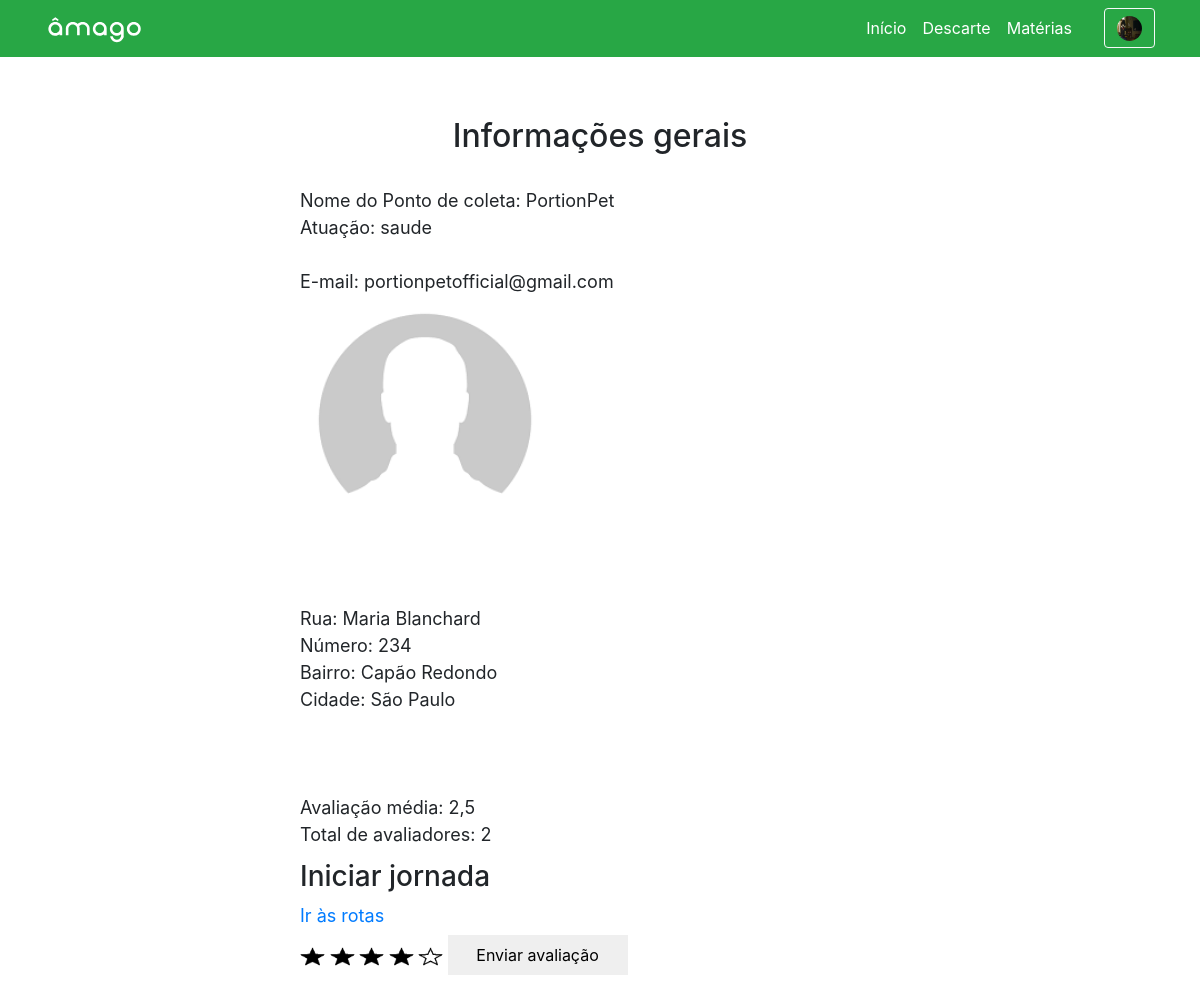
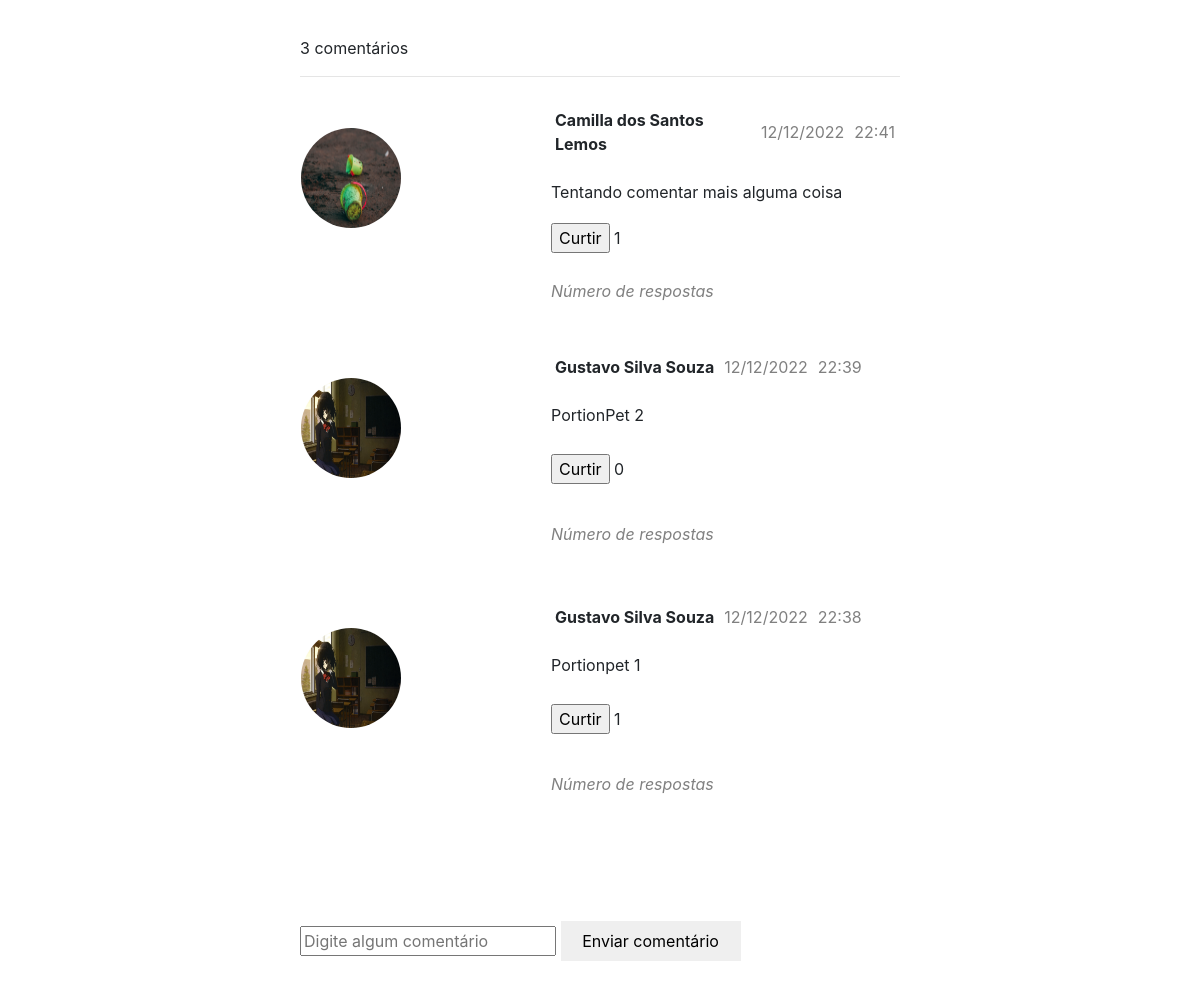
The app's page /apresentacaoPc.php?idPc=2 (signed in) with its own data (2 pictures, top to bottom).
### tables this page shows
CREATE TABLE IF NOT EXISTS `pc` (
  `id` int(11) NOT NULL AUTO_INCREMENT,
  `nome` varchar(60) NOT NULL,
  `email` varchar(50) NOT NULL,
  `senha` varchar(20) NOT NULL,
  `foto` varchar(50) DEFAULT NULL,
  `tipoLixo` varchar(9) NOT NULL,
  `atuacao` varchar(35) NOT NULL,
  `cidade` varchar(40) NOT NULL,
  `bairro` varchar(50) NOT NULL,
  `rua` varchar(50) NOT NULL,
  `numero` int(4) NOT NULL,
  `latitude` decimal(15,12) DEFAULT NULL,
  `longitude` decimal(15,12) DEFAULT NULL,
  `quantidadeAvaliacoes` int(11) NOT NULL DEFAULT '0',
  `id_perfil` int(11) NOT NULL DEFAULT '2',
  PRIMARY KEY (`id`),
  UNIQUE KEY `email` (`email`),
  KEY `fk_perfil_pc` (`id_perfil`)
);

CREATE TABLE IF NOT EXISTS `comentariospc` (
  `id` int(11) NOT NULL AUTO_INCREMENT,
  `comentario` text NOT NULL,
  `curtidas` int(11) NOT NULL DEFAULT '0',
  `data` varchar(10) NOT NULL,
  `hora` varchar(5) NOT NULL,
  `id_usuario` int(11) NOT NULL,
  `id_pc` int(11) NOT NULL,
  PRIMARY KEY (`id`),
  KEY `fk_usuario_comentariosPc` (`id_usuario`),
  KEY `fk_pc_comentariosPc` (`id_pc`)
);

CREATE TABLE IF NOT EXISTS `usuario` (
  `id` int(11) NOT NULL AUTO_INCREMENT,
  `nome` varchar(60) NOT NULL,
  `email` varchar(50) NOT NULL,
  `senha` varchar(20) NOT NULL,
  `foto` varchar(50) DEFAULT NULL,
  `id_perfil` int(11) NOT NULL DEFAULT '1',
  PRIMARY KEY (`id`),
  UNIQUE KEY `email` (`email`),
  KEY `fk_perfil` (`id_perfil`)
);

### php/saibaMais/exibirComentarios.php (called while the page is built)
<?php
	try{
		$host = "localhost"; $username = "root"; $password = "usbw"; $dbName = "amago";
		$conexao = @mysqli_connect($host, $username, $password, $dbName) or die("O banco morreu");
		$sql = "
			SELECT
				c.id, c.comentario, c.curtidas, c.data, c.hora, c.id_usuario, c.id_pc,
				u.id, u.nome, u.foto
			FROM comentariosPc AS c
			INNER JOIN usuario AS u
			ON c.id_usuario = u.id
			WHERE c.id_pc = '$idPc'
			ORDER BY c.id DESC
		";
		$saida = @mysqli_query($conexao, $sql);
		$comentario = $saida -> fetch_all();
	}
	catch(Exception $e){
		echo "Um erro foi encontrado. Por favor, tente novamente.\n\nErro: " . $e->getMessage();
	}
?>

### html/apresentacaoPc.php (the view, shortened to what this page needs)
<?php
	$idPc = $_GET["idPc"];
	$latitudeUsuario = $_GET["latitudeUsuario"];
	$longitudeUsuario = $_GET["longitudeUsuario"];
	$longitudePc = $_GET["longitudePc"];
	$latitudePc = $_GET["latitudePc"];
?>
<!DOCTYPE html>
<html>
	<head>
    <link rel="stylesheet" href="https://stackpath.bootstrapcdn.com/bootstrap/4.1.3/css/bootstrap.min.css">
    <link rel="stylesheet" href="https://use.fontawesome.com/releases/v5.3.1/css/all.css">
    <link rel="stylesheet" type="text/css" href="../css/estilo.css">
	</head>
	<header>
      <nav class="navbar navbar-expand-sm navbar-light bg-success">
        <div class="container">
          <a href="index.php" class="navbar-brand">
            <img id="logo" src="../img/logo/SVG/1logotipo/logotipoBranco-svg.svg" width="100px">
          </a>
          <div class="collapse navbar-collapse" id="nav-principal">
            <ul class="navbar-nav ml-auto">
              <li class="nav-item">
                <a href="index.php" id="inicio" class="nav-link">Início</a>
              </li>
              <li class="nav-item">
                <a href="descarte.php" id="descarte" class="nav-link">Descarte</a>
              </li>
              <li class="nav-item">
                <a href="blog.php" id="blog" class="nav-link">Matérias</a>
              </li>
              <li class="nav-item">
                <?php
                  if(isset($_SESSION["usuario"])){
                    if($_SESSION["usuario"]["id_perfil"] == "1"){
                ?>
                      <a href="perfilUsuario.php" class="btn btn-outline-light ml-4"><?php echo ($_SESSION["usuario"]["foto"] == NULL ? "<img class=foto3 src=../img/perfilSemFoto.png>" : "<img class=foto3 src=../php-img/fotoPerfilUsuario/" . $_SESSION["usuario"]["foto"] . ">");  ?></a>
                <?php
                    }
                  }
                  else{
                ?>
                  <a href="login.php" class="btn btn-outline-light ml-4">Entrar</a>
                <?php
                  }
                ?>
              </li>
            </ul>
          </div>
        </div>
      </nav>
    </header>
<div id=tudo>
	<h2 class="titulo">Informações gerais</h2>
	<div id="quadrado">
	<?php
		include_once("../sql/conexao.inc");
		include_once("../php/saibaMais/obterDadosAvaliacoes.php");
	?>
	<body onload="semClicar(<?php echo $notaEstrelas; ?>)">
	<div class=infos>
		<?php
			echo "Nome do Ponto de coleta: " . $pontoDeColeta["nome"] . "<br>";
			echo "Atuação: " . $pontoDeColeta["atuacao"] . "<br><br>";
			echo "E-mail: " . $pontoDeColeta["email"] . "<br>";
			echo "" . ($pontoDeColeta["foto"] == NULL ? "<img class=foto src=../img/perfilSemFoto.png>" : "<img class=foto src=../php-img/fotoPerfilUsuario/" . $pontoDeColeta["foto"] . ">");
			echo "<br><br><br>";
			echo "Rua: " . $pontoDeColeta["rua"] . "<br>";
			echo "Número: " . $pontoDeColeta["numero"] . "<br>";
			echo "Bairro: " . $pontoDeColeta["bairro"] . "<br>";
			echo "Cidade: " . $pontoDeColeta["cidade"] . "<br>";
			echo "<br><br><br>";
			echo "Avaliação média: " . $mediaAvaliacao . "<br>";
			echo "Total de avaliadores: " . $quantidadeAvaliacoes . "<br>";
		?>
		<h3 class="iniciar">Iniciar jornada</h3>
		<?php echo "<a href=https://www.google.com/maps/dir/?api=1&origin=" . $latitudeUsuario . "," . $longitudeUsuario . "&destination=" . $latitudePc . "," . $longitudePc . " target=_blank>Ir às rotas</a>"; ?>
		<?php
			if(isset($_SESSION["usuario"]) AND $_SESSION["usuario"]["id_perfil"] == 1){
		?>
		</div>
			</div>
				<form action="../php/saibaMais/avaliacoes.php" method="POST">
					<img class="estrela" src="../z-anexos/psd-img/estrelaNaoPintada.svg" id="img1" onclick="contarEstrelas(1)">
					<img class="estrela" src="../z-anexos/psd-img/estrelaNaoPintada.svg" id="img2" onclick="contarEstrelas(2)">
					<img class="estrela" src="../z-anexos/psd-img/estrelaNaoPintada.svg" id="img3" onclick="contarEstrelas(3)">
					<img class="estrela" src="../z-anexos/psd-img/estrelaNaoPintada.svg" id="img4" onclick="contarEstrelas(4)">
					<img class="estrela" src="../z-anexos/psd-img/estrelaNaoPintada.svg" id="img5" onclick="contarEstrelas(5)">
					<input class=botoes type="submit" name="submit" value="Enviar avaliação">
				</form>
		<?php
			}
		?>
		<div>
			<div>
				<?php
					include_once("../php/saibaMais/exibirComentarios.php");
					echo "<br><br>";
					echo count($comentario) . " comentários <hr>";
					for($row = 0; $row < count($comentario); $row++){
						echo "
							<table>
								<tr>
									<td class=foto rowspan=5>";
									if(isset($comentario[$row][9]) != null){
										echo "<img class=foto2 src=../php-img/fotoPerfilUsuario/" . $comentario[$row][9] . ">";
									}
									else{
										echo "<img class=foto2 src=../img/perfilSemFoto.png>";
									}
						echo "
									</td>
									<td class=nome>
										" . $comentario[$row][8] . "
									</td>
									<td class=data_hora>
										" . $comentario[$row][3] . "
									</td>
									<td class=data_hora>
										" . $comentario[$row][4] . "
									</td>
								</tr>
								<tr>
									<td colspan=3>
										" . $comentario[$row][1] . "
									</td>
								</tr>
								<tr>
									<td colspan=3>
										<form class=form action=../php/saibaMais/gerenciarCurtidas.php method=POST>
											<input type=hidden name=idPc             value=" . $idPc             . ">
											<input type=hidden name=latitudeUsuario  value=" . $latitudeUsuario  . ">
											<input type=hidden name=longitudeUsuario value=" . $longitudeUsuario . ">
											<input type=hidden name=longitudePc      value=" . $longitudePc      . ">
											<input type=hidden name=latitudePc       value=" . $latitudePc       . ">
											<input type=submit name=curtir value=Curtir> " . $comentario[$row][2] . "
											<input type=hidden name=idComentario value=" . $comentario[$row][0] . ">
										</form>
									</td>
								<tr>
								<tr>
									<td class=resp colspan=3>
										Número de respostas
									</td>
								<tr>
							</table>
						";
					}
				?>
			</div>
			<br><br><br>
			<?php
				if(isset($_SESSION["usuario"]) AND $_SESSION["usuario"]["id_perfil"] == 1){
			?>
					<div>
					<form action="../php/saibaMais/enviarComentarios.php" method="POST">
						<input type="text" name="inputComentario" placeholder="Digite algum comentário">
						<input class=botoes type="submit" name="submitComentario" value="Enviar comentário">
					</form>
				</div>
			<?php
				}
			?>
		</div>
	</div>
  </body>

### css/estilo.css (style rules this page uses)
.nav-item { color: white; }
#inicio { color: #ffffff; }
#descarte { color: #ffffff; }
#blog { color: #ffffff; }
img { transition: 0.5s; }

### html/apresentacaoPc.php (style rules this page uses)
.estrela { width: 25px; cursor: pointer; }
#tudo { margin-left: 20%; margin-right: 20%; padding: 5%; }
.botoes { margin-top: 1%; width: 180px; height: 40px; border: none; cursor: pointer; }
.foto { width: 250px; height: 250px; margin-bottom: 1%; }
.foto2 { border-radius: 100%; width: 100px; height: 100px; margin-bottom: 80px; }
.foto3 { border-radius: 100%; width: 25px; height: 25px; }
.data_hora { padding-left:5px; padding-right:5px; color: grey; }
.nome { font-weight: bold; padding-left:5px; padding-right:5px; }
.resp { color: grey; font-style: italic; padding-bottom:25px; }
.infos { font-size: 18px; }
.iniciar { margin-top:2%; }
.titulo { text-align:center; }

### records on screen
pc: nome "PortionPet", atuacao "saude", email "portionpetofficial@gmail.com", rua "Maria Blanchard", numero "234", bairro "Capão Redondo", cidade "São Paulo", quantidadeAvaliacoes "2"
comentariospc: id_usuario.foto (picture), id_usuario.nome "Camilla dos Santos Lemos", data "12/12/2022", hora "22:41", comentario "Tentando comentar mais alguma coisa", curtidas "1"
comentariospc: id_usuario.foto (picture), id_usuario.nome "Gustavo Silva Souza", data "12/12/2022", hora "22:39", comentario "PortionPet 2", curtidas "0"
comentariospc: id_usuario.foto (picture), id_usuario.nome "Gustavo Silva Souza", data "12/12/2022", hora "22:38", comentario "Portionpet 1", curtidas "1"

### other values on screen
$mediaAvaliacao "2,5"
count($comentario) "3"
